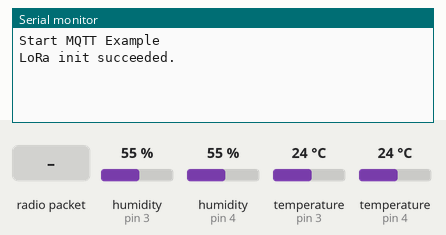
Simulated run of this sketch. Board: Arduino Uno, built with avr-gcc and run on an emulated ATmega328P. Shown: the last lines printed to the serial monitor. The test bench sets the inputs (shaded band); at power-on: humidity (sensors on pin 3, pin 4) 55 %, temperature (sensors on pin 3, pin 4) 24 °C. No radio packets arrive unless stated.

Above: at 1.2 s.
1.3 s: radio packet "1" arrives
At 2.5 s:
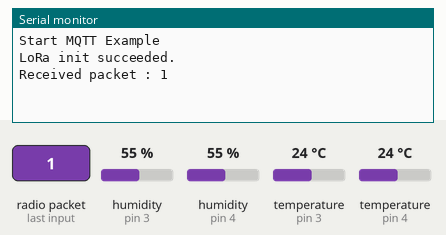
2.8 s: radio packet "0" arrives
At 3.9 s:
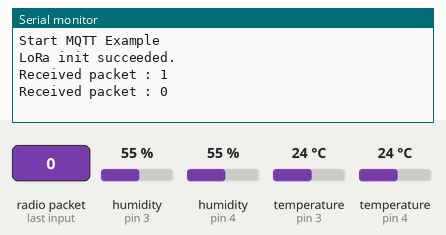

Measured:
- after the input at 1.3 s, the serial monitor: prints a new line at once (image 1)
- after the input at 2.8 s, the serial monitor: prints a new line at once (image 2)

The sketch:

LoRaMqtt1.ino
```cpp
#include <DHT.h>
#include <SPI.h>
#include <LoRa.h>

#define DHTPIN1 3
#define DHTPIN2 4
#define DHTTYPE1 DHT11
#define DHTTYPE2 DHT22
DHT dht1(DHTPIN1, DHTTYPE1);
DHT dht2(DHTPIN2, DHTTYPE2);

char tem_1[8]={"\0"},hum_1[8]={"\0"};
char tem_2[8]={"\0"},hum_2[8]={"\0"};
const char *node_id = ("<8901>");  //From LG01 via web Local Channel settings on MQTT.Please refer <> dataformat in here.
uint8_t datasend[36];
unsigned int count = 1;
unsigned long new_time,old_time=0;

void setup()
{
      Serial.begin(9600);
      dht1.begin();
      dht2.begin();
      while (!Serial);
      Serial.println(F("Start MQTT Example"));
      if (!LoRa.begin(868100000))   //868000000 is frequency
      {
          Serial.println("Starting LoRa failed!");
          while (1);
      }
      // Setup Spreading Factor (6 ~ 12)
      LoRa.setSpreadingFactor(7);

      // Setup BandWidth, option: 7800,10400,15600,20800,31250,41700,62500,125000,250000,500000
      //Lower BandWidth for longer distance.
      LoRa.setSignalBandwidth(125000);

      // Setup Coding Rate:5(4/5),6(4/6),7(4/7),8(4/8)
      LoRa.setCodingRate4(5);
      LoRa.setSyncWord(0x34);
      Serial.println("LoRa init succeeded.");

      LoRa.onReceive(onReceive);
      LoRa.receive();
}

void dhtTem()
{

       float tem = dht1.readHumidity();
       float hum = dht1.readTemperature();
       Serial.println(F("The temperature and humidity:"));
       Serial.print("[");
       Serial.print(tem);
       Serial.print("℃");
       Serial.print(",");
       Serial.print(hum);
       Serial.print("%");
       Serial.print("]");
       Serial.println("");
}
void dhtWrite()
{
    float tem,hum,tem1,hum1;
    tem = dht1.readTemperature();
    tem1 = dht2.readTemperature();
    delay(100);
    hum = dht1.readHumidity();
    hum1 = dht2.readHumidity();
    char data[50] = "\0";
    for(int i = 0; i < 50; i++)
    {
       data[i] = node_id[i];
    }

    dtostrf(tem,0,1,tem_1);
    dtostrf(hum,0,1,hum_1);
    dtostrf(tem1,0,1,tem_2);
    dtostrf(hum1,0,1,hum_2);

    // Serial.println(tem_1);
     strcat(data,"t3=");
     strcat(data,tem_1);
     strcat(data,"&h3=");
     strcat(data,hum_1);
      strcat(data,"&t4=");
     strcat(data,tem_2);
     strcat(data,"&h4=");
     strcat(data,hum_2);
     strcpy((char *)datasend,data);

   //Serial.println((char *)datasend);
    //Serial.println(sizeof datasend);

}


void SendData()
{
     LoRa.beginPacket();
     LoRa.print((char *)datasend);
     LoRa.endPacket();
     //Serial.println("Packet Sent");
//     Serial.write("sys get hweui\r\n"); delay(1000);
//      while(Serial.available()) Serial.write(Serial.read());
}


void loop()
{
    new_time=millis();
    if (new_time - old_time >= 6000 || old_time == 0)
    {
      old_time = new_time;
//      Serial.print("###########    ");
//      Serial.print("COUNT=");
//      Serial.print(count);
//      Serial.println("    ###########");
      count++;
      //dhtTem();
      dhtWrite();
      SendData();
      LoRa.receive();
    }
}

void onReceive(int packetSize) {

  // received a packet
  Serial.print("Received packet : ");

  // read packet
  for (int i = 0; i < packetSize; i++) {
      Serial.print((char)LoRa.read());
  }
  Serial.print("\n\r");
}
```
